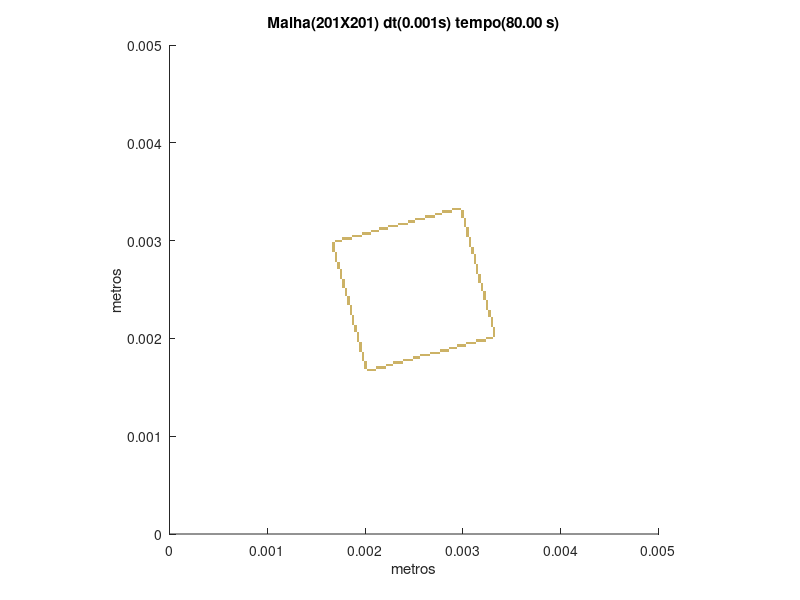

The MATLAB script that drew this image:
set (gca,'PlotBoxAspectRatio',[1 1 1],'Xlim',[0,0.005],'Ylim',[0,0.005])
hold on
title('Malha(201X201) dt(0.001s) tempo(80.00 s)')
hold on
ylabel('metros')
hold on
xlabel('metros')
hold on

fill([0.00201492537313433 0.00201492537313433 0.00203980099502488 0.00203980099502488],[0.00166666666666667 0.00169154228855721 0.00169154228855721 0.00166666666666667],[0.8,0.7,0.4],'LineStyle','none')

fill([0.00203980099502488 0.00203980099502488 0.00206467661691542 0.00206467661691542],[0.00166666666666667 0.00169154228855721 0.00169154228855721 0.00166666666666667],[0.8,0.7,0.4],'LineStyle','none')

fill([0.00206467661691542 0.00206467661691542 0.00208955223880597 0.00208955223880597],[0.00166666666666667 0.00169154228855721 0.00169154228855721 0.00166666666666667],[0.8,0.7,0.4],'LineStyle','none')

fill([0.00208955223880597 0.00208955223880597 0.00211442786069652 0.00211442786069652],[0.00166666666666667 0.00169154228855721 0.00169154228855721 0.00166666666666667],[0.8,0.7,0.4],'LineStyle','none')

fill([0.00199004975124378 0.00199004975124378 0.00201492537313433 0.00201492537313433],[0.00169154228855721 0.00171641791044776 0.00171641791044776 0.00169154228855721],[0.8,0.7,0.4],'LineStyle','none')

fill([0.00211442786069652 0.00211442786069652 0.00213930348258706 0.00213930348258706],[0.00169154228855721 0.00171641791044776 0.00171641791044776 0.00169154228855721],[0.8,0.7,0.4],'LineStyle','none')

fill([0.00213930348258706 0.00213930348258706 0.00216417910447761 0.00216417910447761],[0.00169154228855721 0.00171641791044776 0.00171641791044776 0.00169154228855721],[0.8,0.7,0.4],'LineStyle','none')

fill([0.00216417910447761 0.00216417910447761 0.00218905472636816 0.00218905472636816],[0.00169154228855721 0.00171641791044776 0.00171641791044776 0.00169154228855721],[0.8,0.7,0.4],'LineStyle','none')

fill([0.00218905472636816 0.00218905472636816 0.00221393034825871 0.00221393034825871],[0.00169154228855721 0.00171641791044776 0.00171641791044776 0.00169154228855721],[0.8,0.7,0.4],'LineStyle','none')

fill([0.00199004975124378 0.00199004975124378 0.00201492537313433 0.00201492537313433],[0.00171641791044776 0.00174129353233831 0.00174129353233831 0.00171641791044776],[0.8,0.7,0.4],'LineStyle','none')

fill([0.00221393034825871 0.00221393034825871 0.00223880597014925 0.00223880597014925],[0.00171641791044776 0.00174129353233831 0.00174129353233831 0.00171641791044776],[0.8,0.7,0.4],'LineStyle','none')

fill([0.00223880597014925 0.00223880597014925 0.0022636815920398 0.0022636815920398],[0.00171641791044776 0.00174129353233831 0.00174129353233831 0.00171641791044776],[0.8,0.7,0.4],'LineStyle','none')

fill([0.0022636815920398 0.0022636815920398 0.00228855721393035 0.00228855721393035],[0.00171641791044776 0.00174129353233831 0.00174129353233831 0.00171641791044776],[0.8,0.7,0.4],'LineStyle','none')

fill([0.00199004975124378 0.00199004975124378 0.00201492537313433 0.00201492537313433],[0.00174129353233831 0.00176616915422886 0.00176616915422886 0.00174129353233831],[0.8,0.7,0.4],'LineStyle','none')

fill([0.00228855721393035 0.00228855721393035 0.0023134328358209 0.0023134328358209],[0.00174129353233831 0.00176616915422886 0.00176616915422886 0.00174129353233831],[0.8,0.7,0.4],'LineStyle','none')

fill([0.0023134328358209 0.0023134328358209 0.00233830845771144 0.00233830845771144],[0.00174129353233831 0.00176616915422886 0.00176616915422886 0.00174129353233831],[0.8,0.7,0.4],'LineStyle','none')

fill([0.00233830845771144 0.00233830845771144 0.00236318407960199 0.00236318407960199],[0.00174129353233831 0.00176616915422886 0.00176616915422886 0.00174129353233831],[0.8,0.7,0.4],'LineStyle','none')

fill([0.00236318407960199 0.00236318407960199 0.00238805970149254 0.00238805970149254],[0.00174129353233831 0.00176616915422886 0.00176616915422886 0.00174129353233831],[0.8,0.7,0.4],'LineStyle','none')

fill([0.00196517412935323 0.00196517412935323 0.00199004975124378 0.00199004975124378],[0.00176616915422886 0.0017910447761194 0.0017910447761194 0.00176616915422886],[0.8,0.7,0.4],'LineStyle','none')

fill([0.00238805970149254 0.00238805970149254 0.00241293532338308 0.00241293532338308],[0.00176616915422886 0.0017910447761194 0.0017910447761194 0.00176616915422886],[0.8,0.7,0.4],'LineStyle','none')

fill([0.00241293532338308 0.00241293532338308 0.00243781094527363 0.00243781094527363],[0.00176616915422886 0.0017910447761194 0.0017910447761194 0.00176616915422886],[0.8,0.7,0.4],'LineStyle','none')

fill([0.00243781094527363 0.00243781094527363 0.00246268656716418 0.00246268656716418],[0.00176616915422886 0.0017910447761194 0.0017910447761194 0.00176616915422886],[0.8,0.7,0.4],'LineStyle','none')

fill([0.00246268656716418 0.00246268656716418 0.00248756218905473 0.00248756218905473],[0.00176616915422886 0.0017910447761194 0.0017910447761194 0.00176616915422886],[0.8,0.7,0.4],'LineStyle','none')

fill([0.00196517412935323 0.00196517412935323 0.00199004975124378 0.00199004975124378],[0.0017910447761194 0.00181592039800995 0.00181592039800995 0.0017910447761194],[0.8,0.7,0.4],'LineStyle','none')

fill([0.00248756218905473 0.00248756218905473 0.00251243781094527 0.00251243781094527],[0.0017910447761194 0.00181592039800995 0.00181592039800995 0.0017910447761194],[0.8,0.7,0.4],'LineStyle','none')

fill([0.00251243781094527 0.00251243781094527 0.00253731343283582 0.00253731343283582],[0.0017910447761194 0.00181592039800995 0.00181592039800995 0.0017910447761194],[0.8,0.7,0.4],'LineStyle','none')

fill([0.00253731343283582 0.00253731343283582 0.00256218905472637 0.00256218905472637],[0.0017910447761194 0.00181592039800995 0.00181592039800995 0.0017910447761194],[0.8,0.7,0.4],'LineStyle','none')

fill([0.00196517412935323 0.00196517412935323 0.00199004975124378 0.00199004975124378],[0.00181592039800995 0.0018407960199005 0.0018407960199005 0.00181592039800995],[0.8,0.7,0.4],'LineStyle','none')

fill([0.00256218905472637 0.00256218905472637 0.00258706467661692 0.00258706467661692],[0.00181592039800995 0.0018407960199005 0.0018407960199005 0.00181592039800995],[0.8,0.7,0.4],'LineStyle','none')

fill([0.00258706467661692 0.00258706467661692 0.00261194029850746 0.00261194029850746],[0.00181592039800995 0.0018407960199005 0.0018407960199005 0.00181592039800995],[0.8,0.7,0.4],'LineStyle','none')

fill([0.00261194029850746 0.00261194029850746 0.00263681592039801 0.00263681592039801],[0.00181592039800995 0.0018407960199005 0.0018407960199005 0.00181592039800995],[0.8,0.7,0.4],'LineStyle','none')

fill([0.00263681592039801 0.00263681592039801 0.00266169154228856 0.00266169154228856],[0.00181592039800995 0.0018407960199005 0.0018407960199005 0.00181592039800995],[0.8,0.7,0.4],'LineStyle','none')

fill([0.00196517412935323 0.00196517412935323 0.00199004975124378 0.00199004975124378],[0.0018407960199005 0.00186567164179104 0.00186567164179104 0.0018407960199005],[0.8,0.7,0.4],'LineStyle','none')

fill([0.00266169154228856 0.00266169154228856 0.0026865671641791 0.0026865671641791],[0.0018407960199005 0.00186567164179104 0.00186567164179104 0.0018407960199005],[0.8,0.7,0.4],'LineStyle','none')

fill([0.0026865671641791 0.0026865671641791 0.00271144278606965 0.00271144278606965],[0.0018407960199005 0.00186567164179104 0.00186567164179104 0.0018407960199005],[0.8,0.7,0.4],'LineStyle','none')

fill([0.00271144278606965 0.00271144278606965 0.0027363184079602 0.0027363184079602],[0.0018407960199005 0.00186567164179104 0.00186567164179104 0.0018407960199005],[0.8,0.7,0.4],'LineStyle','none')

fill([0.0027363184079602 0.0027363184079602 0.00276119402985075 0.00276119402985075],[0.0018407960199005 0.00186567164179104 0.00186567164179104 0.0018407960199005],[0.8,0.7,0.4],'LineStyle','none')

fill([0.00194029850746269 0.00194029850746269 0.00196517412935323 0.00196517412935323],[0.00186567164179104 0.00189054726368159 0.00189054726368159 0.00186567164179104],[0.8,0.7,0.4],'LineStyle','none')

fill([0.00276119402985075 0.00276119402985075 0.00278606965174129 0.00278606965174129],[0.00186567164179104 0.00189054726368159 0.00189054726368159 0.00186567164179104],[0.8,0.7,0.4],'LineStyle','none')

fill([0.00278606965174129 0.00278606965174129 0.00281094527363184 0.00281094527363184],[0.00186567164179104 0.00189054726368159 0.00189054726368159 0.00186567164179104],[0.8,0.7,0.4],'LineStyle','none')

fill([0.00281094527363184 0.00281094527363184 0.00283582089552239 0.00283582089552239],[0.00186567164179104 0.00189054726368159 0.00189054726368159 0.00186567164179104],[0.8,0.7,0.4],'LineStyle','none')

fill([0.00283582089552239 0.00283582089552239 0.00286069651741294 0.00286069651741294],[0.00186567164179104 0.00189054726368159 0.00189054726368159 0.00186567164179104],[0.8,0.7,0.4],'LineStyle','none')

fill([0.00194029850746269 0.00194029850746269 0.00196517412935323 0.00196517412935323],[0.00189054726368159 0.00191542288557214 0.00191542288557214 0.00189054726368159],[0.8,0.7,0.4],'LineStyle','none')

fill([0.00286069651741294 0.00286069651741294 0.00288557213930348 0.00288557213930348],[0.00189054726368159 0.00191542288557214 0.00191542288557214 0.00189054726368159],[0.8,0.7,0.4],'LineStyle','none')

fill([0.00288557213930348 0.00288557213930348 0.00291044776119403 0.00291044776119403],[0.00189054726368159 0.00191542288557214 0.00191542288557214 0.00189054726368159],[0.8,0.7,0.4],'LineStyle','none')

fill([0.00291044776119403 0.00291044776119403 0.00293532338308458 0.00293532338308458],[0.00189054726368159 0.00191542288557214 0.00191542288557214 0.00189054726368159],[0.8,0.7,0.4],'LineStyle','none')

fill([0.00194029850746269 0.00194029850746269 0.00196517412935323 0.00196517412935323],[0.00191542288557214 0.00194029850746269 0.00194029850746269 0.00191542288557214],[0.8,0.7,0.4],'LineStyle','none')

fill([0.00293532338308458 0.00293532338308458 0.00296019900497512 0.00296019900497512],[0.00191542288557214 0.00194029850746269 0.00194029850746269 0.00191542288557214],[0.8,0.7,0.4],'LineStyle','none')

fill([0.00296019900497512 0.00296019900497512 0.00298507462686567 0.00298507462686567],[0.00191542288557214 0.00194029850746269 0.00194029850746269 0.00191542288557214],[0.8,0.7,0.4],'LineStyle','none')

fill([0.00298507462686567 0.00298507462686567 0.00300995024875622 0.00300995024875622],[0.00191542288557214 0.00194029850746269 0.00194029850746269 0.00191542288557214],[0.8,0.7,0.4],'LineStyle','none')

fill([0.00300995024875622 0.00300995024875622 0.00303482587064677 0.00303482587064677],[0.00191542288557214 0.00194029850746269 0.00194029850746269 0.00191542288557214],[0.8,0.7,0.4],'LineStyle','none')

fill([0.00194029850746269 0.00194029850746269 0.00196517412935323 0.00196517412935323],[0.00194029850746269 0.00196517412935323 0.00196517412935323 0.00194029850746269],[0.8,0.7,0.4],'LineStyle','none')

fill([0.00303482587064677 0.00303482587064677 0.00305970149253731 0.00305970149253731],[0.00194029850746269 0.00196517412935323 0.00196517412935323 0.00194029850746269],[0.8,0.7,0.4],'LineStyle','none')

fill([0.00305970149253731 0.00305970149253731 0.00308457711442786 0.00308457711442786],[0.00194029850746269 0.00196517412935323 0.00196517412935323 0.00194029850746269],[0.8,0.7,0.4],'LineStyle','none')

fill([0.00308457711442786 0.00308457711442786 0.00310945273631841 0.00310945273631841],[0.00194029850746269 0.00196517412935323 0.00196517412935323 0.00194029850746269],[0.8,0.7,0.4],'LineStyle','none')

fill([0.00310945273631841 0.00310945273631841 0.00313432835820896 0.00313432835820896],[0.00194029850746269 0.00196517412935323 0.00196517412935323 0.00194029850746269],[0.8,0.7,0.4],'LineStyle','none')

fill([0.00191542288557214 0.00191542288557214 0.00194029850746269 0.00194029850746269],[0.00196517412935323 0.00199004975124378 0.00199004975124378 0.00196517412935323],[0.8,0.7,0.4],'LineStyle','none')

fill([0.00313432835820896 0.00313432835820896 0.0031592039800995 0.0031592039800995],[0.00196517412935323 0.00199004975124378 0.00199004975124378 0.00196517412935323],[0.8,0.7,0.4],'LineStyle','none')

fill([0.0031592039800995 0.0031592039800995 0.00318407960199005 0.00318407960199005],[0.00196517412935323 0.00199004975124378 0.00199004975124378 0.00196517412935323],[0.8,0.7,0.4],'LineStyle','none')

fill([0.00318407960199005 0.00318407960199005 0.0032089552238806 0.0032089552238806],[0.00196517412935323 0.00199004975124378 0.00199004975124378 0.00196517412935323],[0.8,0.7,0.4],'LineStyle','none')

fill([0.0032089552238806 0.0032089552238806 0.00323383084577114 0.00323383084577114],[0.00196517412935323 0.00199004975124378 0.00199004975124378 0.00196517412935323],[0.8,0.7,0.4],'LineStyle','none')

fill([0.00191542288557214 0.00191542288557214 0.00194029850746269 0.00194029850746269],[0.00199004975124378 0.00201492537313433 0.00201492537313433 0.00199004975124378],[0.8,0.7,0.4],'LineStyle','none')

fill([0.00323383084577114 0.00323383084577114 0.00325870646766169 0.00325870646766169],[0.00199004975124378 0.00201492537313433 0.00201492537313433 0.00199004975124378],[0.8,0.7,0.4],'LineStyle','none')

fill([0.00325870646766169 0.00325870646766169 0.00328358208955224 0.00328358208955224],[0.00199004975124378 0.00201492537313433 0.00201492537313433 0.00199004975124378],[0.8,0.7,0.4],'LineStyle','none')

fill([0.00328358208955224 0.00328358208955224 0.00330845771144279 0.00330845771144279],[0.00199004975124378 0.00201492537313433 0.00201492537313433 0.00199004975124378],[0.8,0.7,0.4],'LineStyle','none')

fill([0.00191542288557214 0.00191542288557214 0.00194029850746269 0.00194029850746269],[0.00201492537313433 0.00203980099502488 0.00203980099502488 0.00201492537313433],[0.8,0.7,0.4],'LineStyle','none')

fill([0.00330845771144279 0.00330845771144279 0.00333333333333333 0.00333333333333333],[0.00201492537313433 0.00203980099502488 0.00203980099502488 0.00201492537313433],[0.8,0.7,0.4],'LineStyle','none')

fill([0.00191542288557214 0.00191542288557214 0.00194029850746269 0.00194029850746269],[0.00203980099502488 0.00206467661691542 0.00206467661691542 0.00203980099502488],[0.8,0.7,0.4],'LineStyle','none')

fill([0.00330845771144279 0.00330845771144279 0.00333333333333333 0.00333333333333333],[0.00203980099502488 0.00206467661691542 0.00206467661691542 0.00203980099502488],[0.8,0.7,0.4],'LineStyle','none')

fill([0.00189054726368159 0.00189054726368159 0.00191542288557214 0.00191542288557214],[0.00206467661691542 0.00208955223880597 0.00208955223880597 0.00206467661691542],[0.8,0.7,0.4],'LineStyle','none')

fill([0.00330845771144279 0.00330845771144279 0.00333333333333333 0.00333333333333333],[0.00206467661691542 0.00208955223880597 0.00208955223880597 0.00206467661691542],[0.8,0.7,0.4],'LineStyle','none')

fill([0.00189054726368159 0.00189054726368159 0.00191542288557214 0.00191542288557214],[0.00208955223880597 0.00211442786069652 0.00211442786069652 0.00208955223880597],[0.8,0.7,0.4],'LineStyle','none')

fill([0.00330845771144279 0.00330845771144279 0.00333333333333333 0.00333333333333333],[0.00208955223880597 0.00211442786069652 0.00211442786069652 0.00208955223880597],[0.8,0.7,0.4],'LineStyle','none')

fill([0.00189054726368159 0.00189054726368159 0.00191542288557214 0.00191542288557214],[0.00211442786069652 0.00213930348258706 0.00213930348258706 0.00211442786069652],[0.8,0.7,0.4],'LineStyle','none')

fill([0.00328358208955224 0.00328358208955224 0.00330845771144279 0.00330845771144279],[0.00211442786069652 0.00213930348258706 0.00213930348258706 0.00211442786069652],[0.8,0.7,0.4],'LineStyle','none')

fill([0.00186567164179104 0.00186567164179104 0.00189054726368159 0.00189054726368159],[0.00213930348258706 0.00216417910447761 0.00216417910447761 0.00213930348258706],[0.8,0.7,0.4],'LineStyle','none')

fill([0.00328358208955224 0.00328358208955224 0.00330845771144279 0.00330845771144279],[0.00213930348258706 0.00216417910447761 0.00216417910447761 0.00213930348258706],[0.8,0.7,0.4],'LineStyle','none')

fill([0.00186567164179104 0.00186567164179104 0.00189054726368159 0.00189054726368159],[0.00216417910447761 0.00218905472636816 0.00218905472636816 0.00216417910447761],[0.8,0.7,0.4],'LineStyle','none')

fill([0.00328358208955224 0.00328358208955224 0.00330845771144279 0.00330845771144279],[0.00216417910447761 0.00218905472636816 0.00218905472636816 0.00216417910447761],[0.8,0.7,0.4],'LineStyle','none')

fill([0.00186567164179104 0.00186567164179104 0.00189054726368159 0.00189054726368159],[0.00218905472636816 0.00221393034825871 0.00221393034825871 0.00218905472636816],[0.8,0.7,0.4],'LineStyle','none')

fill([0.00328358208955224 0.00328358208955224 0.00330845771144279 0.00330845771144279],[0.00218905472636816 0.00221393034825871 0.00221393034825871 0.00218905472636816],[0.8,0.7,0.4],'LineStyle','none')

fill([0.00186567164179104 0.00186567164179104 0.00189054726368159 0.00189054726368159],[0.00221393034825871 0.00223880597014925 0.00223880597014925 0.00221393034825871],[0.8,0.7,0.4],'LineStyle','none')

fill([0.00325870646766169 0.00325870646766169 0.00328358208955224 0.00328358208955224],[0.00221393034825871 0.00223880597014925 0.00223880597014925 0.00221393034825871],[0.8,0.7,0.4],'LineStyle','none')

fill([0.0018407960199005 0.0018407960199005 0.00186567164179104 0.00186567164179104],[0.00223880597014925 0.0022636815920398 0.0022636815920398 0.00223880597014925],[0.8,0.7,0.4],'LineStyle','none')

fill([0.00325870646766169 0.00325870646766169 0.00328358208955224 0.00328358208955224],[0.00223880597014925 0.0022636815920398 0.0022636815920398 0.00223880597014925],[0.8,0.7,0.4],'LineStyle','none')

fill([0.0018407960199005 0.0018407960199005 0.00186567164179104 0.00186567164179104],[0.0022636815920398 0.00228855721393035 0.00228855721393035 0.0022636815920398],[0.8,0.7,0.4],'LineStyle','none')

fill([0.00325870646766169 0.00325870646766169 0.00328358208955224 0.00328358208955224],[0.0022636815920398 0.00228855721393035 0.00228855721393035 0.0022636815920398],[0.8,0.7,0.4],'LineStyle','none')

fill([0.0018407960199005 0.0018407960199005 0.00186567164179104 0.00186567164179104],[0.00228855721393035 0.0023134328358209 0.0023134328358209 0.00228855721393035],[0.8,0.7,0.4],'LineStyle','none')

fill([0.00323383084577114 0.00323383084577114 0.00325870646766169 0.00325870646766169],[0.00228855721393035 0.0023134328358209 0.0023134328358209 0.00228855721393035],[0.8,0.7,0.4],'LineStyle','none')

fill([0.0018407960199005 0.0018407960199005 0.00186567164179104 0.00186567164179104],[0.0023134328358209 0.00233830845771144 0.00233830845771144 0.0023134328358209],[0.8,0.7,0.4],'LineStyle','none')

fill([0.00323383084577114 0.00323383084577114 0.00325870646766169 0.00325870646766169],[0.0023134328358209 0.00233830845771144 0.00233830845771144 0.0023134328358209],[0.8,0.7,0.4],'LineStyle','none')

fill([0.00181592039800995 0.00181592039800995 0.0018407960199005 0.0018407960199005],[0.00233830845771144 0.00236318407960199 0.00236318407960199 0.00233830845771144],[0.8,0.7,0.4],'LineStyle','none')

fill([0.00323383084577114 0.00323383084577114 0.00325870646766169 0.00325870646766169],[0.00233830845771144 0.00236318407960199 0.00236318407960199 0.00233830845771144],[0.8,0.7,0.4],'LineStyle','none')

fill([0.00181592039800995 0.00181592039800995 0.0018407960199005 0.0018407960199005],[0.00236318407960199 0.00238805970149254 0.00238805970149254 0.00236318407960199],[0.8,0.7,0.4],'LineStyle','none')

fill([0.00323383084577114 0.00323383084577114 0.00325870646766169 0.00325870646766169],[0.00236318407960199 0.00238805970149254 0.00238805970149254 0.00236318407960199],[0.8,0.7,0.4],'LineStyle','none')

fill([0.00181592039800995 0.00181592039800995 0.0018407960199005 0.0018407960199005],[0.00238805970149254 0.00241293532338308 0.00241293532338308 0.00238805970149254],[0.8,0.7,0.4],'LineStyle','none')

fill([0.0032089552238806 0.0032089552238806 0.00323383084577114 0.00323383084577114],[0.00238805970149254 0.00241293532338308 0.00241293532338308 0.00238805970149254],[0.8,0.7,0.4],'LineStyle','none')

fill([0.00181592039800995 0.00181592039800995 0.0018407960199005 0.0018407960199005],[0.00241293532338308 0.00243781094527363 0.00243781094527363 0.00241293532338308],[0.8,0.7,0.4],'LineStyle','none')

fill([0.0032089552238806 0.0032089552238806 0.00323383084577114 0.00323383084577114],[0.00241293532338308 0.00243781094527363 0.00243781094527363 0.00241293532338308],[0.8,0.7,0.4],'LineStyle','none')

fill([0.0017910447761194 0.0017910447761194 0.00181592039800995 0.00181592039800995],[0.00243781094527363 0.00246268656716418 0.00246268656716418 0.00243781094527363],[0.8,0.7,0.4],'LineStyle','none')

fill([0.0032089552238806 0.0032089552238806 0.00323383084577114 0.00323383084577114],[0.00243781094527363 0.00246268656716418 0.00246268656716418 0.00243781094527363],[0.8,0.7,0.4],'LineStyle','none')

fill([0.0017910447761194 0.0017910447761194 0.00181592039800995 0.00181592039800995],[0.00246268656716418 0.00248756218905473 0.00248756218905473 0.00246268656716418],[0.8,0.7,0.4],'LineStyle','none')

fill([0.0032089552238806 0.0032089552238806 0.00323383084577114 0.00323383084577114],[0.00246268656716418 0.00248756218905473 0.00248756218905473 0.00246268656716418],[0.8,0.7,0.4],'LineStyle','none')

fill([0.0017910447761194 0.0017910447761194 0.00181592039800995 0.00181592039800995],[0.00248756218905473 0.00251243781094527 0.00251243781094527 0.00248756218905473],[0.8,0.7,0.4],'LineStyle','none')

fill([0.00318407960199005 0.00318407960199005 0.0032089552238806 0.0032089552238806],[0.00248756218905473 0.00251243781094527 0.00251243781094527 0.00248756218905473],[0.8,0.7,0.4],'LineStyle','none')

fill([0.00176616915422886 0.00176616915422886 0.0017910447761194 0.0017910447761194],[0.00251243781094527 0.00253731343283582 0.00253731343283582 0.00251243781094527],[0.8,0.7,0.4],'LineStyle','none')

fill([0.00318407960199005 0.00318407960199005 0.0032089552238806 0.0032089552238806],[0.00251243781094527 0.00253731343283582 0.00253731343283582 0.00251243781094527],[0.8,0.7,0.4],'LineStyle','none')

fill([0.00176616915422886 0.00176616915422886 0.0017910447761194 0.0017910447761194],[0.00253731343283582 0.00256218905472637 0.00256218905472637 0.00253731343283582],[0.8,0.7,0.4],'LineStyle','none')

fill([0.00318407960199005 0.00318407960199005 0.0032089552238806 0.0032089552238806],[0.00253731343283582 0.00256218905472637 0.00256218905472637 0.00253731343283582],[0.8,0.7,0.4],'LineStyle','none')

fill([0.00176616915422886 0.00176616915422886 0.0017910447761194 0.0017910447761194],[0.00256218905472637 0.00258706467661692 0.00258706467661692 0.00256218905472637],[0.8,0.7,0.4],'LineStyle','none')

fill([0.0031592039800995 0.0031592039800995 0.00318407960199005 0.00318407960199005],[0.00256218905472637 0.00258706467661692 0.00258706467661692 0.00256218905472637],[0.8,0.7,0.4],'LineStyle','none')

fill([0.00176616915422886 0.00176616915422886 0.0017910447761194 0.0017910447761194],[0.00258706467661692 0.00261194029850746 0.00261194029850746 0.00258706467661692],[0.8,0.7,0.4],'LineStyle','none')

fill([0.0031592039800995 0.0031592039800995 0.00318407960199005 0.00318407960199005],[0.00258706467661692 0.00261194029850746 0.00261194029850746 0.00258706467661692],[0.8,0.7,0.4],'LineStyle','none')

fill([0.00174129353233831 0.00174129353233831 0.00176616915422886 0.00176616915422886],[0.00261194029850746 0.00263681592039801 0.00263681592039801 0.00261194029850746],[0.8,0.7,0.4],'LineStyle','none')

fill([0.0031592039800995 0.0031592039800995 0.00318407960199005 0.00318407960199005],[0.00261194029850746 0.00263681592039801 0.00263681592039801 0.00261194029850746],[0.8,0.7,0.4],'LineStyle','none')

fill([0.00174129353233831 0.00174129353233831 0.00176616915422886 0.00176616915422886],[0.00263681592039801 0.00266169154228856 0.00266169154228856 0.00263681592039801],[0.8,0.7,0.4],'LineStyle','none')

fill([0.0031592039800995 0.0031592039800995 0.00318407960199005 0.00318407960199005],[0.00263681592039801 0.00266169154228856 0.00266169154228856 0.00263681592039801],[0.8,0.7,0.4],'LineStyle','none')

fill([0.00174129353233831 0.00174129353233831 0.00176616915422886 0.00176616915422886],[0.00266169154228856 0.0026865671641791 0.0026865671641791 0.00266169154228856],[0.8,0.7,0.4],'LineStyle','none')

fill([0.00313432835820896 0.00313432835820896 0.0031592039800995 0.0031592039800995],[0.00266169154228856 0.0026865671641791 0.0026865671641791 0.00266169154228856],[0.8,0.7,0.4],'LineStyle','none')

fill([0.00174129353233831 0.00174129353233831 0.00176616915422886 0.00176616915422886],[0.0026865671641791 0.00271144278606965 0.00271144278606965 0.0026865671641791],[0.8,0.7,0.4],'LineStyle','none')

fill([0.00313432835820896 0.00313432835820896 0.0031592039800995 0.0031592039800995],[0.0026865671641791 0.00271144278606965 0.00271144278606965 0.0026865671641791],[0.8,0.7,0.4],'LineStyle','none')

fill([0.00171641791044776 0.00171641791044776 0.00174129353233831 0.00174129353233831],[0.00271144278606965 0.0027363184079602 0.0027363184079602 0.00271144278606965],[0.8,0.7,0.4],'LineStyle','none')

fill([0.00313432835820896 0.00313432835820896 0.0031592039800995 0.0031592039800995],[0.00271144278606965 0.0027363184079602 0.0027363184079602 0.00271144278606965],[0.8,0.7,0.4],'LineStyle','none')

fill([0.00171641791044776 0.00171641791044776 0.00174129353233831 0.00174129353233831],[0.0027363184079602 0.00276119402985075 0.00276119402985075 0.0027363184079602],[0.8,0.7,0.4],'LineStyle','none')

fill([0.00313432835820896 0.00313432835820896 0.0031592039800995 0.0031592039800995],[0.0027363184079602 0.00276119402985075 0.00276119402985075 0.0027363184079602],[0.8,0.7,0.4],'LineStyle','none')

fill([0.00171641791044776 0.00171641791044776 0.00174129353233831 0.00174129353233831],[0.00276119402985075 0.00278606965174129 0.00278606965174129 0.00276119402985075],[0.8,0.7,0.4],'LineStyle','none')

fill([0.00310945273631841 0.00310945273631841 0.00313432835820896 0.00313432835820896],[0.00276119402985075 0.00278606965174129 0.00278606965174129 0.00276119402985075],[0.8,0.7,0.4],'LineStyle','none')

fill([0.00169154228855721 0.00169154228855721 0.00171641791044776 0.00171641791044776],[0.00278606965174129 0.00281094527363184 0.00281094527363184 0.00278606965174129],[0.8,0.7,0.4],'LineStyle','none')

fill([0.00310945273631841 0.00310945273631841 0.00313432835820896 0.00313432835820896],[0.00278606965174129 0.00281094527363184 0.00281094527363184 0.00278606965174129],[0.8,0.7,0.4],'LineStyle','none')

fill([0.00169154228855721 0.00169154228855721 0.00171641791044776 0.00171641791044776],[0.00281094527363184 0.00283582089552239 0.00283582089552239 0.00281094527363184],[0.8,0.7,0.4],'LineStyle','none')

fill([0.00310945273631841 0.00310945273631841 0.00313432835820896 0.00313432835820896],[0.00281094527363184 0.00283582089552239 0.00283582089552239 0.00281094527363184],[0.8,0.7,0.4],'LineStyle','none')

fill([0.00169154228855721 0.00169154228855721 0.00171641791044776 0.00171641791044776],[0.00283582089552239 0.00286069651741294 0.00286069651741294 0.00283582089552239],[0.8,0.7,0.4],'LineStyle','none')

fill([0.00310945273631841 0.00310945273631841 0.00313432835820896 0.00313432835820896],[0.00283582089552239 0.00286069651741294 0.00286069651741294 0.00283582089552239],[0.8,0.7,0.4],'LineStyle','none')

fill([0.00169154228855721 0.00169154228855721 0.00171641791044776 0.00171641791044776],[0.00286069651741294 0.00288557213930348 0.00288557213930348 0.00286069651741294],[0.8,0.7,0.4],'LineStyle','none')

fill([0.00308457711442786 0.00308457711442786 0.00310945273631841 0.00310945273631841],[0.00286069651741294 0.00288557213930348 0.00288557213930348 0.00286069651741294],[0.8,0.7,0.4],'LineStyle','none')

fill([0.00166666666666667 0.00166666666666667 0.00169154228855721 0.00169154228855721],[0.00288557213930348 0.00291044776119403 0.00291044776119403 0.00288557213930348],[0.8,0.7,0.4],'LineStyle','none')

fill([0.00308457711442786 0.00308457711442786 0.00310945273631841 0.00310945273631841],[0.00288557213930348 0.00291044776119403 0.00291044776119403 0.00288557213930348],[0.8,0.7,0.4],'LineStyle','none')

fill([0.00166666666666667 0.00166666666666667 0.00169154228855721 0.00169154228855721],[0.00291044776119403 0.00293532338308458 0.00293532338308458 0.00291044776119403],[0.8,0.7,0.4],'LineStyle','none')

fill([0.00308457711442786 0.00308457711442786 0.00310945273631841 0.00310945273631841],[0.00291044776119403 0.00293532338308458 0.00293532338308458 0.00291044776119403],[0.8,0.7,0.4],'LineStyle','none')

fill([0.00166666666666667 0.00166666666666667 0.00169154228855721 0.00169154228855721],[0.00293532338308458 0.00296019900497512 0.00296019900497512 0.00293532338308458],[0.8,0.7,0.4],'LineStyle','none')

fill([0.00305970149253731 0.00305970149253731 0.00308457711442786 0.00308457711442786],[0.00293532338308458 0.00296019900497512 0.00296019900497512 0.00293532338308458],[0.8,0.7,0.4],'LineStyle','none')

fill([0.00166666666666667 0.00166666666666667 0.00169154228855721 0.00169154228855721],[0.00296019900497512 0.00298507462686567 0.00298507462686567 0.00296019900497512],[0.8,0.7,0.4],'LineStyle','none')

fill([0.00305970149253731 0.00305970149253731 0.00308457711442786 0.00308457711442786],[0.00296019900497512 0.00298507462686567 0.00298507462686567 0.00296019900497512],[0.8,0.7,0.4],'LineStyle','none')

fill([0.00169154228855721 0.00169154228855721 0.00171641791044776 0.00171641791044776],[0.00298507462686567 0.00300995024875622 0.00300995024875622 0.00298507462686567],[0.8,0.7,0.4],'LineStyle','none')

fill([0.00171641791044776 0.00171641791044776 0.00174129353233831 0.00174129353233831],[0.00298507462686567 0.00300995024875622 0.00300995024875622 0.00298507462686567],[0.8,0.7,0.4],'LineStyle','none')

fill([0.00174129353233831 0.00174129353233831 0.00176616915422886 0.00176616915422886],[0.00298507462686567 0.00300995024875622 0.00300995024875622 0.00298507462686567],[0.8,0.7,0.4],'LineStyle','none')

fill([0.00305970149253731 0.00305970149253731 0.00308457711442786 0.00308457711442786],[0.00298507462686567 0.00300995024875622 0.00300995024875622 0.00298507462686567],[0.8,0.7,0.4],'LineStyle','none')

fill([0.00176616915422886 0.00176616915422886 0.0017910447761194 0.0017910447761194],[0.00300995024875622 0.00303482587064677 0.00303482587064677 0.00300995024875622],[0.8,0.7,0.4],'LineStyle','none')

fill([0.0017910447761194 0.0017910447761194 0.00181592039800995 0.00181592039800995],[0.00300995024875622 0.00303482587064677 0.00303482587064677 0.00300995024875622],[0.8,0.7,0.4],'LineStyle','none')

fill([0.00181592039800995 0.00181592039800995 0.0018407960199005 0.0018407960199005],[0.00300995024875622 0.00303482587064677 0.00303482587064677 0.00300995024875622],[0.8,0.7,0.4],'LineStyle','none')

fill([0.0018407960199005 0.0018407960199005 0.00186567164179104 0.00186567164179104],[0.00300995024875622 0.00303482587064677 0.00303482587064677 0.00300995024875622],[0.8,0.7,0.4],'LineStyle','none')

fill([0.00305970149253731 0.00305970149253731 0.00308457711442786 0.00308457711442786],[0.00300995024875622 0.00303482587064677 0.00303482587064677 0.00300995024875622],[0.8,0.7,0.4],'LineStyle','none')

fill([0.00186567164179104 0.00186567164179104 0.00189054726368159 0.00189054726368159],[0.00303482587064677 0.00305970149253731 0.00305970149253731 0.00303482587064677],[0.8,0.7,0.4],'LineStyle','none')

fill([0.00189054726368159 0.00189054726368159 0.00191542288557214 0.00191542288557214],[0.00303482587064677 0.00305970149253731 0.00305970149253731 0.00303482587064677],[0.8,0.7,0.4],'LineStyle','none')

fill([0.00191542288557214 0.00191542288557214 0.00194029850746269 0.00194029850746269],[0.00303482587064677 0.00305970149253731 0.00305970149253731 0.00303482587064677],[0.8,0.7,0.4],'LineStyle','none')

fill([0.00194029850746269 0.00194029850746269 0.00196517412935323 0.00196517412935323],[0.00303482587064677 0.00305970149253731 0.00305970149253731 0.00303482587064677],[0.8,0.7,0.4],'LineStyle','none')

fill([0.00303482587064677 0.00303482587064677 0.00305970149253731 0.00305970149253731],[0.00303482587064677 0.00305970149253731 0.00305970149253731 0.00303482587064677],[0.8,0.7,0.4],'LineStyle','none')

fill([0.00196517412935323 0.00196517412935323 0.00199004975124378 0.00199004975124378],[0.00305970149253731 0.00308457711442786 0.00308457711442786 0.00305970149253731],[0.8,0.7,0.4],'LineStyle','none')

fill([0.00199004975124378 0.00199004975124378 0.00201492537313433 0.00201492537313433],[0.00305970149253731 0.00308457711442786 0.00308457711442786 0.00305970149253731],[0.8,0.7,0.4],'LineStyle','none')

fill([0.00201492537313433 0.00201492537313433 0.00203980099502488 0.00203980099502488],[0.00305970149253731 0.00308457711442786 0.00308457711442786 0.00305970149253731],[0.8,0.7,0.4],'LineStyle','none')

fill([0.00203980099502488 0.00203980099502488 0.00206467661691542 0.00206467661691542],[0.00305970149253731 0.00308457711442786 0.00308457711442786 0.00305970149253731],[0.8,0.7,0.4],'LineStyle','none')

fill([0.00303482587064677 0.00303482587064677 0.00305970149253731 0.00305970149253731],[0.00305970149253731 0.00308457711442786 0.00308457711442786 0.00305970149253731],[0.8,0.7,0.4],'LineStyle','none')

fill([0.00206467661691542 0.00206467661691542 0.00208955223880597 0.00208955223880597],[0.00308457711442786 0.00310945273631841 0.00310945273631841 0.00308457711442786],[0.8,0.7,0.4],'LineStyle','none')

fill([0.00208955223880597 0.00208955223880597 0.00211442786069652 0.00211442786069652],[0.00308457711442786 0.00310945273631841 0.00310945273631841 0.00308457711442786],[0.8,0.7,0.4],'LineStyle','none')

fill([0.00211442786069652 0.00211442786069652 0.00213930348258706 0.00213930348258706],[0.00308457711442786 0.00310945273631841 0.00310945273631841 0.00308457711442786],[0.8,0.7,0.4],'LineStyle','none')

fill([0.00303482587064677 0.00303482587064677 0.00305970149253731 0.00305970149253731],[0.00308457711442786 0.00310945273631841 0.00310945273631841 0.00308457711442786],[0.8,0.7,0.4],'LineStyle','none')

fill([0.00213930348258706 0.00213930348258706 0.00216417910447761 0.00216417910447761],[0.00310945273631841 0.00313432835820896 0.00313432835820896 0.00310945273631841],[0.8,0.7,0.4],'LineStyle','none')

fill([0.00216417910447761 0.00216417910447761 0.00218905472636816 0.00218905472636816],[0.00310945273631841 0.00313432835820896 0.00313432835820896 0.00310945273631841],[0.8,0.7,0.4],'LineStyle','none')

fill([0.00218905472636816 0.00218905472636816 0.00221393034825871 0.00221393034825871],[0.00310945273631841 0.00313432835820896 0.00313432835820896 0.00310945273631841],[0.8,0.7,0.4],'LineStyle','none')

fill([0.00221393034825871 0.00221393034825871 0.00223880597014925 0.00223880597014925],[0.00310945273631841 0.00313432835820896 0.00313432835820896 0.00310945273631841],[0.8,0.7,0.4],'LineStyle','none')

fill([0.00303482587064677 0.00303482587064677 0.00305970149253731 0.00305970149253731],[0.00310945273631841 0.00313432835820896 0.00313432835820896 0.00310945273631841],[0.8,0.7,0.4],'LineStyle','none')

fill([0.00223880597014925 0.00223880597014925 0.0022636815920398 0.0022636815920398],[0.00313432835820896 0.0031592039800995 0.0031592039800995 0.00313432835820896],[0.8,0.7,0.4],'LineStyle','none')

fill([0.0022636815920398 0.0022636815920398 0.00228855721393035 0.00228855721393035],[0.00313432835820896 0.0031592039800995 0.0031592039800995 0.00313432835820896],[0.8,0.7,0.4],'LineStyle','none')

fill([0.00228855721393035 0.00228855721393035 0.0023134328358209 0.0023134328358209],[0.00313432835820896 0.0031592039800995 0.0031592039800995 0.00313432835820896],[0.8,0.7,0.4],'LineStyle','none')

fill([0.0023134328358209 0.0023134328358209 0.00233830845771144 0.00233830845771144],[0.00313432835820896 0.0031592039800995 0.0031592039800995 0.00313432835820896],[0.8,0.7,0.4],'LineStyle','none')

fill([0.00300995024875622 0.00300995024875622 0.00303482587064677 0.00303482587064677],[0.00313432835820896 0.0031592039800995 0.0031592039800995 0.00313432835820896],[0.8,0.7,0.4],'LineStyle','none')

fill([0.00233830845771144 0.00233830845771144 0.00236318407960199 0.00236318407960199],[0.0031592039800995 0.00318407960199005 0.00318407960199005 0.0031592039800995],[0.8,0.7,0.4],'LineStyle','none')

fill([0.00236318407960199 0.00236318407960199 0.00238805970149254 0.00238805970149254],[0.0031592039800995 0.00318407960199005 0.00318407960199005 0.0031592039800995],[0.8,0.7,0.4],'LineStyle','none')

fill([0.00238805970149254 0.00238805970149254 0.00241293532338308 0.00241293532338308],[0.0031592039800995 0.00318407960199005 0.00318407960199005 0.0031592039800995],[0.8,0.7,0.4],'LineStyle','none')

fill([0.00241293532338308 0.00241293532338308 0.00243781094527363 0.00243781094527363],[0.0031592039800995 0.00318407960199005 0.00318407960199005 0.0031592039800995],[0.8,0.7,0.4],'LineStyle','none')

fill([0.00300995024875622 0.00300995024875622 0.00303482587064677 0.00303482587064677],[0.0031592039800995 0.00318407960199005 0.00318407960199005 0.0031592039800995],[0.8,0.7,0.4],'LineStyle','none')

fill([0.00243781094527363 0.00243781094527363 0.00246268656716418 0.00246268656716418],[0.00318407960199005 0.0032089552238806 0.0032089552238806 0.00318407960199005],[0.8,0.7,0.4],'LineStyle','none')

fill([0.00246268656716418 0.00246268656716418 0.00248756218905473 0.00248756218905473],[0.00318407960199005 0.0032089552238806 0.0032089552238806 0.00318407960199005],[0.8,0.7,0.4],'LineStyle','none')

fill([0.00248756218905473 0.00248756218905473 0.00251243781094527 0.00251243781094527],[0.00318407960199005 0.0032089552238806 0.0032089552238806 0.00318407960199005],[0.8,0.7,0.4],'LineStyle','none')

fill([0.00300995024875622 0.00300995024875622 0.00303482587064677 0.00303482587064677],[0.00318407960199005 0.0032089552238806 0.0032089552238806 0.00318407960199005],[0.8,0.7,0.4],'LineStyle','none')

fill([0.00251243781094527 0.00251243781094527 0.00253731343283582 0.00253731343283582],[0.0032089552238806 0.00323383084577114 0.00323383084577114 0.0032089552238806],[0.8,0.7,0.4],'LineStyle','none')

fill([0.00253731343283582 0.00253731343283582 0.00256218905472637 0.00256218905472637],[0.0032089552238806 0.00323383084577114 0.00323383084577114 0.0032089552238806],[0.8,0.7,0.4],'LineStyle','none')

fill([0.00256218905472637 0.00256218905472637 0.00258706467661692 0.00258706467661692],[0.0032089552238806 0.00323383084577114 0.00323383084577114 0.0032089552238806],[0.8,0.7,0.4],'LineStyle','none')

fill([0.00258706467661692 0.00258706467661692 0.00261194029850746 0.00261194029850746],[0.0032089552238806 0.00323383084577114 0.00323383084577114 0.0032089552238806],[0.8,0.7,0.4],'LineStyle','none')

fill([0.00300995024875622 0.00300995024875622 0.00303482587064677 0.00303482587064677],[0.0032089552238806 0.00323383084577114 0.00323383084577114 0.0032089552238806],[0.8,0.7,0.4],'LineStyle','none')

fill([0.00261194029850746 0.00261194029850746 0.00263681592039801 0.00263681592039801],[0.00323383084577114 0.00325870646766169 0.00325870646766169 0.00323383084577114],[0.8,0.7,0.4],'LineStyle','none')

fill([0.00263681592039801 0.00263681592039801 0.00266169154228856 0.00266169154228856],[0.00323383084577114 0.00325870646766169 0.00325870646766169 0.00323383084577114],[0.8,0.7,0.4],'LineStyle','none')

fill([0.00266169154228856 0.00266169154228856 0.0026865671641791 0.0026865671641791],[0.00323383084577114 0.00325870646766169 0.00325870646766169 0.00323383084577114],[0.8,0.7,0.4],'LineStyle','none')

fill([0.0026865671641791 0.0026865671641791 0.00271144278606965 0.00271144278606965],[0.00323383084577114 0.00325870646766169 0.00325870646766169 0.00323383084577114],[0.8,0.7,0.4],'LineStyle','none')

fill([0.00298507462686567 0.00298507462686567 0.00300995024875622 0.00300995024875622],[0.00323383084577114 0.00325870646766169 0.00325870646766169 0.00323383084577114],[0.8,0.7,0.4],'LineStyle','none')

fill([0.00271144278606965 0.00271144278606965 0.0027363184079602 0.0027363184079602],[0.00325870646766169 0.00328358208955224 0.00328358208955224 0.00325870646766169],[0.8,0.7,0.4],'LineStyle','none')

fill([0.0027363184079602 0.0027363184079602 0.00276119402985075 0.00276119402985075],[0.00325870646766169 0.00328358208955224 0.00328358208955224 0.00325870646766169],[0.8,0.7,0.4],'LineStyle','none')

fill([0.00276119402985075 0.00276119402985075 0.00278606965174129 0.00278606965174129],[0.00325870646766169 0.00328358208955224 0.00328358208955224 0.00325870646766169],[0.8,0.7,0.4],'LineStyle','none')

fill([0.00298507462686567 0.00298507462686567 0.00300995024875622 0.00300995024875622],[0.00325870646766169 0.00328358208955224 0.00328358208955224 0.00325870646766169],[0.8,0.7,0.4],'LineStyle','none')

fill([0.00278606965174129 0.00278606965174129 0.00281094527363184 0.00281094527363184],[0.00328358208955224 0.00330845771144279 0.00330845771144279 0.00328358208955224],[0.8,0.7,0.4],'LineStyle','none')

fill([0.00281094527363184 0.00281094527363184 0.00283582089552239 0.00283582089552239],[0.00328358208955224 0.00330845771144279 0.00330845771144279 0.00328358208955224],[0.8,0.7,0.4],'LineStyle','none')

fill([0.00283582089552239 0.00283582089552239 0.00286069651741294 0.00286069651741294],[0.00328358208955224 0.00330845771144279 0.00330845771144279 0.00328358208955224],[0.8,0.7,0.4],'LineStyle','none')

fill([0.00286069651741294 0.00286069651741294 0.00288557213930348 0.00288557213930348],[0.00328358208955224 0.00330845771144279 0.00330845771144279 0.00328358208955224],[0.8,0.7,0.4],'LineStyle','none')

fill([0.00298507462686567 0.00298507462686567 0.00300995024875622 0.00300995024875622],[0.00328358208955224 0.00330845771144279 0.00330845771144279 0.00328358208955224],[0.8,0.7,0.4],'LineStyle','none')

fill([0.00288557213930348 0.00288557213930348 0.00291044776119403 0.00291044776119403],[0.00330845771144279 0.00333333333333333 0.00333333333333333 0.00330845771144279],[0.8,0.7,0.4],'LineStyle','none')

fill([0.00291044776119403 0.00291044776119403 0.00293532338308458 0.00293532338308458],[0.00330845771144279 0.00333333333333333 0.00333333333333333 0.00330845771144279],[0.8,0.7,0.4],'LineStyle','none')

fill([0.00293532338308458 0.00293532338308458 0.00296019900497512 0.00296019900497512],[0.00330845771144279 0.00333333333333333 0.00333333333333333 0.00330845771144279],[0.8,0.7,0.4],'LineStyle','none')

fill([0.00296019900497512 0.00296019900497512 0.00298507462686567 0.00298507462686567],[0.00330845771144279 0.00333333333333333 0.00333333333333333 0.00330845771144279],[0.8,0.7,0.4],'LineStyle','none')
